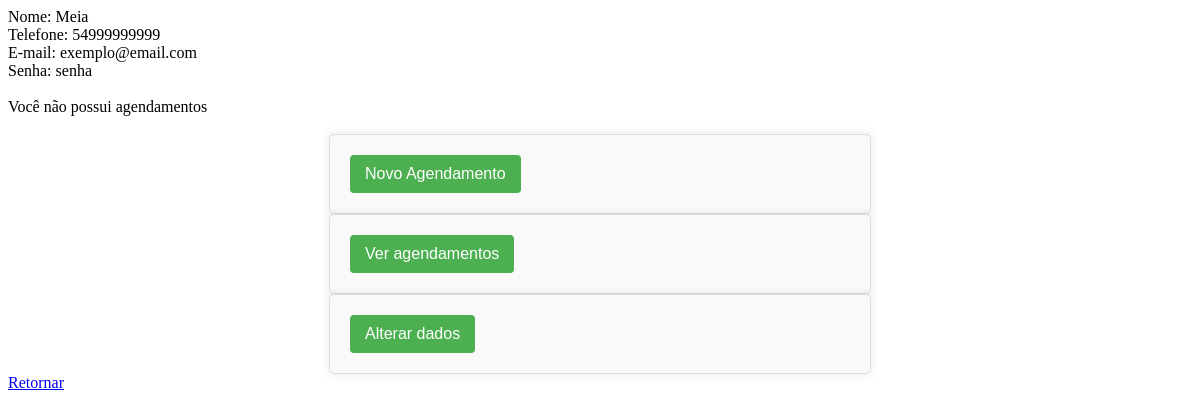
Page /verificar.php?id_cliente=3 on the committed database.
### tables this page shows
CREATE TABLE `clientes` (
  `id_cliente` int(11) NOT NULL,
  `nome` varchar(100) DEFAULT NULL,
  `telefone` varchar(100) DEFAULT NULL,
  `email` varchar(100) DEFAULT NULL,
  `senha` varchar(100) DEFAULT NULL
);

### cadastro.class.php (called while the page is built, shortened)
<?php
class Cadastro {
    public function selectClienteId($id_cliente){
        $database = new Conexao();
        $db = $database->getConnection();
        $sql = "SELECT * FROM clientes WHERE id_cliente=:id_cliente";
        try{
            $stmt = $db->prepare($sql);
            $stmt->bindParam(':id_cliente',$id_cliente);
            $stmt->execute();
            $result = $stmt->fetchAll(PDO::FETCH_ASSOC);
            return $result;
        }catch(PDOException $e){
            echo 'Erro ao listar cliente: ' . $e->getMessage();
            $result = [];
            return $result;
        }
    }
}

### verificar.php (the view, shortened to what this page needs)
<!DOCTYPE html>
<html lang="en">
<head>
    <link rel="stylesheet" href="css/style.css">
</head>
<body>
    <?php
        include "cadastro.class.php";
        $c = new Cadastro();
        if(isset($_POST['email']) && isset($_POST['senha'])){
            $email = $_POST['email'];
            $senha = $_POST['senha'];
            $cliente = $c->selectCliente($email, $senha);
        } else {
            $id_cliente = $_GET['id_cliente'];
            $cliente = $c->selectClienteId($id_cliente);
        }
        if(empty($cliente)){
            echo "E-mail ou senha invalidos";
            ?>
            <br>
            <a href="login.php">Retornar</a><br>
            <?php
        } else {
            foreach($cliente as $cl) {
                echo "Nome: " . $cl['nome'] . "<br>" .
                "Telefone: " . $cl['telefone'] . "<br>" .
                "E-mail: " . $cl['email'] . "<br>" .
                "Senha: " . $cl['senha'] . "<br>";
            }
            $id = $cliente[0]['id_cliente'];
            $horario=$c->selectAgendamento($id);
            if(empty($horario)){
                echo "<br>"."Você não possui agendamentos"."<br>";
            }
    ?>
    <br>
    <form action="agendamento.php" method="post">
        <input type="submit" value="Novo Agendamento">
        <br>
    </form>
    <form action="historico.php" method="post">
        <input type="submit" value="Ver agendamentos">
        <br>
    </form>
    <form action="alterar.php" method="post">
        <input type="submit" value="Alterar dados">
        <br>
    </form>
    <a href="login.php">Retornar</a><br>
<?php } ?>
</body>
</html>

### style.css (style rules this page uses)
form { max-width: 500px; margin: 0 auto; padding: 20px; background-color: #f9f9f9; border: 1px solid #ddd; border-radius: 5px; box-shadow: 0 0 10px rgba(0, 0, 0, 0.1); }
form input[type="submit"], form button { background-color: #4CAF50; color: white; padding: 10px 15px; border: none; border-radius: 4px; cursor: pointer; font-size: 16px; }

### rows in the picture
clientes: nome "Meia", telefone "54999999999", email "exemplo@email.com", senha "senha"
